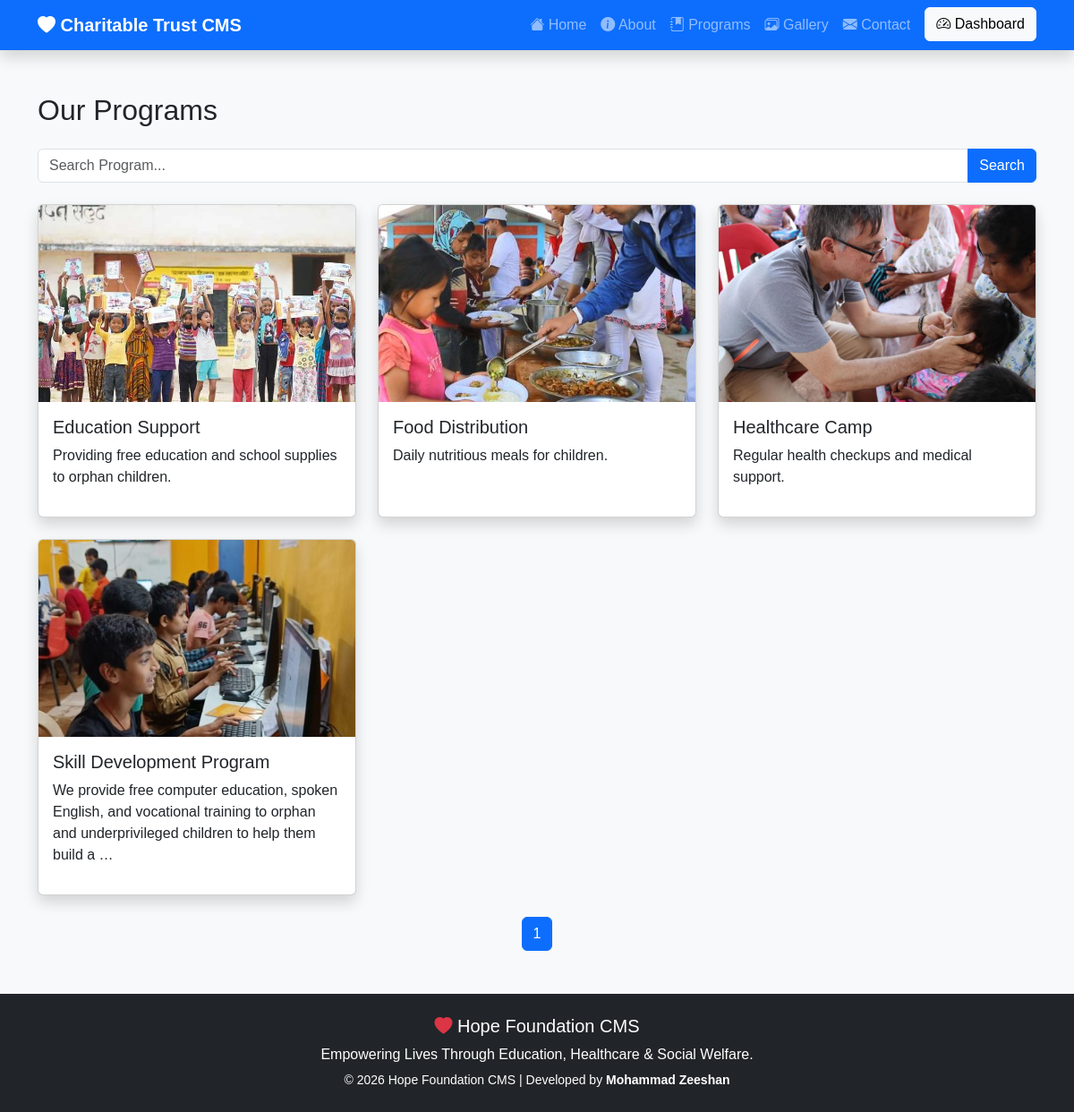
Screenshot of /programs/ with the database file from the repository.
### website/models.py (models this page shows, shortened)
class Program(models.Model):
    title = models.CharField(max_length=200)
    description = models.TextField()
    image = models.ImageField(upload_to='programs/')
    created_at = models.DateTimeField(auto_now_add=True)

### website/views.py (the view)
# urls.py: path('programs/', views.programs, name='programs'),
def programs(request):
    search = request.GET.get("search", "")
    programs = Program.objects.all()
    if search:
        programs = programs.filter(title__icontains=search)
    paginator = Paginator(programs, 5)   # 5 programs per page
    page_number = request.GET.get("page")
    page_obj = paginator.get_page(page_number)
    return render(request, "programs.html", {
        "page_obj": page_obj,
        "search": search,
    })

### templates/programs.html (shortened to what this page needs)
{% extends 'base.html' %}
{% block content %}
<h2 class="mb-4">Our Programs</h2>
<form method="GET" class="mb-4">
    <div class="input-group">
        <input type="text"
               name="search"
               class="form-control"
               placeholder="Search Program..."
               value="{{ search }}">
        <button class="btn btn-primary">Search</button>
    </div>
</form>
<div class="row">
{% for program in page_obj %}
<div class="col-md-4 mb-4">
<div class="card shadow h-100">
<img src="{{ program.image.url }}"
     class="card-img-top"
     style="height:220px;object-fit:cover;">
<div class="card-body">
<h5>{{ program.title }}</h5>
<p>{{ program.description|truncatewords:20 }}</p>
</div>
</div>
</div>
{% empty %}
<p>No Programs Found.</p>
{% endfor %}
</div>
<nav>
<ul class="pagination justify-content-center">
<li class="page-item active">
<span class="page-link">
{{ page_obj.number }}
</span>
</li>
</ul>
</nav>
{% endblock %}

### static/css/style.css (style rules this page uses)
body { background:#f8f9fa; font-family:Arial,sans-serif; }

### rows the page displays
Program: image (picture), title "Education Support", description "Providing free education and school supplies to orphan children."
Program: image (picture), title "Food Distribution", description "Daily nutritious meals for children."
Program: image (picture), title "Healthcare Camp", description "Regular health checkups and medical support."
Program: image (picture), title "Skill Development Program", description "We provide free computer education, spoken English, and vocational training to orphan and underprivileged children to help them build a …"

### other values shown
{{ page_obj.number }} "1"
